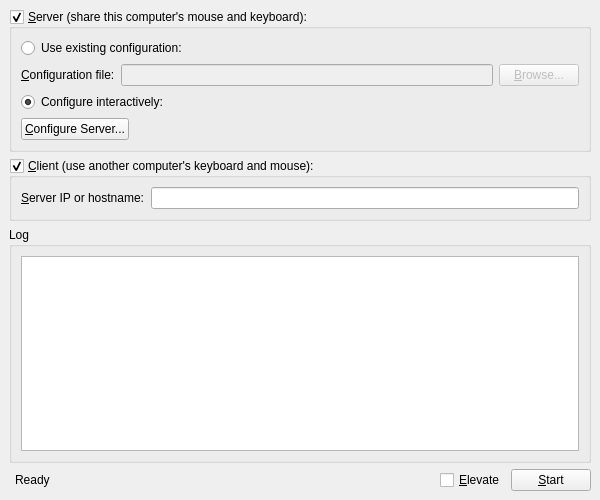
<?xml version="1.0" encoding="UTF-8"?>
<ui version="4.0">
 <class>MainWindowBase</class>
 <widget class="QMainWindow" name="MainWindowBase">
  <property name="geometry">
   <rect>
    <x>0</x>
    <y>0</y>
    <width>600</width>
    <height>500</height>
   </rect>
  </property>
  <property name="sizePolicy">
   <sizepolicy hsizetype="Fixed" vsizetype="Fixed">
    <horstretch>0</horstretch>
    <verstretch>0</verstretch>
   </sizepolicy>
  </property>
  <property name="minimumSize">
   <size>
    <width>500</width>
    <height>400</height>
   </size>
  </property>
  <property name="windowTitle">
   <string>Synergy</string>
  </property>
  <widget class="QWidget" name="centralwidget">
   <layout class="QGridLayout">
    <item row="6" column="7">
     <widget class="QPushButton" name="m_pButtonToggleStart">
      <property name="text">
       <string>&amp;Start</string>
      </property>
     </widget>
    </item>
    <item row="1" column="0" colspan="8">
     <widget class="QGroupBox" name="m_pGroupServer">
      <property name="sizePolicy">
       <sizepolicy hsizetype="Preferred" vsizetype="Fixed">
        <horstretch>0</horstretch>
        <verstretch>0</verstretch>
       </sizepolicy>
      </property>
      <property name="title">
       <string>&amp;Server (share this computer's mouse and keyboard):</string>
      </property>
      <property name="checkable">
       <bool>true</bool>
      </property>
      <property name="checked">
       <bool>true</bool>
      </property>
      <layout class="QVBoxLayout">
       <item>
        <widget class="QRadioButton" name="m_pRadioExternalConfig">
         <property name="text">
          <string>Use existing configuration:</string>
         </property>
        </widget>
       </item>
       <item>
        <layout class="QHBoxLayout">
         <item>
          <widget class="QLabel" name="m_pLabelConfigurationFile">
           <property name="text">
            <string>&amp;Configuration file:</string>
           </property>
           <property name="buddy">
            <cstring>m_pLineEditConfigFile</cstring>
           </property>
          </widget>
         </item>
         <item>
          <widget class="QLineEdit" name="m_pLineEditConfigFile">
           <property name="enabled">
            <bool>false</bool>
           </property>
          </widget>
         </item>
         <item>
          <widget class="QPushButton" name="m_pButtonBrowseConfigFile">
           <property name="enabled">
            <bool>false</bool>
           </property>
           <property name="text">
            <string>&amp;Browse...</string>
           </property>
          </widget>
         </item>
        </layout>
       </item>
       <item>
        <widget class="QRadioButton" name="m_pRadioInternalConfig">
         <property name="text">
          <string>Configure interactively:</string>
         </property>
         <property name="checked">
          <bool>true</bool>
         </property>
        </widget>
       </item>
       <item>
        <layout class="QHBoxLayout">
         <item>
          <widget class="QPushButton" name="m_pButtonConfigureServer">
           <property name="text">
            <string>&amp;Configure Server...</string>
           </property>
          </widget>
         </item>
         <item>
          <spacer>
           <property name="orientation">
            <enum>Qt::Horizontal</enum>
           </property>
           <property name="sizeHint" stdset="0">
            <size>
             <width>40</width>
             <height>20</height>
            </size>
           </property>
          </spacer>
         </item>
        </layout>
       </item>
      </layout>
     </widget>
    </item>
    <item row="2" column="0" colspan="8">
     <widget class="QGroupBox" name="m_pGroupClient">
      <property name="sizePolicy">
       <sizepolicy hsizetype="Preferred" vsizetype="Fixed">
        <horstretch>0</horstretch>
        <verstretch>0</verstretch>
       </sizepolicy>
      </property>
      <property name="title">
       <string>&amp;Client (use another computer's keyboard and mouse):</string>
      </property>
      <property name="checkable">
       <bool>true</bool>
      </property>
      <property name="checked">
       <bool>true</bool>
      </property>
      <layout class="QGridLayout">
       <item row="0" column="0">
        <widget class="QLabel" name="m_pLabelServerName">
         <property name="text">
          <string>&amp;Server IP or hostname:</string>
         </property>
         <property name="buddy">
          <cstring>m_pLineEditHostname</cstring>
         </property>
        </widget>
       </item>
       <item row="0" column="1">
        <widget class="QLineEdit" name="m_pLineEditHostname"/>
       </item>
      </layout>
     </widget>
    </item>
    <item row="6" column="1">
     <widget class="QLabel" name="m_pStatusLabel">
      <property name="text">
       <string>Ready</string>
      </property>
     </widget>
    </item>
    <item row="3" column="0" colspan="8">
     <widget class="QGroupBox" name="m_pGroupLog">
      <property name="title">
       <string>Log</string>
      </property>
      <layout class="QVBoxLayout" name="verticalLayout">
       <item>
        <widget class="QTextEdit" name="m_pLogOutput">
         <property name="sizePolicy">
          <sizepolicy hsizetype="Expanding" vsizetype="Expanding">
           <horstretch>0</horstretch>
           <verstretch>0</verstretch>
          </sizepolicy>
         </property>
         <property name="font">
          <font>
           <family>Courier</family>
          </font>
         </property>
         <property name="autoFillBackground">
          <bool>false</bool>
         </property>
         <property name="undoRedoEnabled">
          <bool>false</bool>
         </property>
         <property name="lineWrapMode">
          <enum>QTextEdit::NoWrap</enum>
         </property>
         <property name="readOnly">
          <bool>true</bool>
         </property>
        </widget>
       </item>
      </layout>
     </widget>
    </item>
    <item row="6" column="5">
     <spacer>
      <property name="orientation">
       <enum>Qt::Horizontal</enum>
      </property>
      <property name="sizeHint" stdset="0">
       <size>
        <width>40</width>
        <height>20</height>
       </size>
      </property>
     </spacer>
    </item>
    <item row="6" column="2">
     <widget class="QLabel" name="m_pUpdateIcon">
      <property name="text">
       <string/>
      </property>
      <property name="pixmap">
       <pixmap>:/res/icons/16x16/warning.png</pixmap>
      </property>
     </widget>
    </item>
    <item row="6" column="3">
     <widget class="QLabel" name="m_pUpdateLabel">
      <property name="text">
       <string/>
      </property>
      <property name="openExternalLinks">
       <bool>true</bool>
      </property>
     </widget>
    </item>
    <item row="6" column="6">
     <widget class="QCheckBox" name="m_pElevateCheckBox">
      <property name="text">
       <string>&amp;Elevate</string>
      </property>
     </widget>
    </item>
   </layout>
  </widget>
  <action name="m_pActionAbout">
   <property name="text">
    <string>&amp;About Synergy...</string>
   </property>
  </action>
  <action name="m_pActionQuit">
   <property name="text">
    <string>&amp;Quit</string>
   </property>
   <property name="statusTip">
    <string>Quit</string>
   </property>
   <property name="shortcut">
    <string>Ctrl+Q</string>
   </property>
  </action>
  <action name="m_pActionStartSynergy">
   <property name="text">
    <string>&amp;Start</string>
   </property>
   <property name="statusTip">
    <string>Run</string>
   </property>
   <property name="shortcut">
    <string>Ctrl+S</string>
   </property>
  </action>
  <action name="m_pActionStopSynergy">
   <property name="enabled">
    <bool>false</bool>
   </property>
   <property name="text">
    <string>S&amp;top</string>
   </property>
   <property name="statusTip">
    <string>Stop</string>
   </property>
   <property name="shortcut">
    <string>Ctrl+T</string>
   </property>
  </action>
  <action name="actionShowStatus">
   <property name="text">
    <string>S&amp;how Status</string>
   </property>
   <property name="shortcut">
    <string>Ctrl+H</string>
   </property>
  </action>
  <action name="m_pActionMinimize">
   <property name="text">
    <string>&amp;Minimize</string>
   </property>
  </action>
  <action name="m_pActionRestore">
   <property name="text">
    <string>&amp;Restore</string>
   </property>
  </action>
  <action name="m_pActionSave">
   <property name="text">
    <string>Save configuration &amp;as...</string>
   </property>
   <property name="statusTip">
    <string>Save the interactively generated server configuration to a file.</string>
   </property>
   <property name="shortcut">
    <string>Ctrl+Alt+S</string>
   </property>
  </action>
  <action name="m_pActionSettings">
   <property name="text">
    <string>Settings</string>
   </property>
   <property name="statusTip">
    <string>Edit settings</string>
   </property>
  </action>
  <action name="m_pActionWizard">
   <property name="text">
    <string>Run Wizard</string>
   </property>
  </action>
 </widget>
 <resources/>
 <connections>
  <connection>
   <sender>m_pButtonToggleStart</sender>
   <signal>clicked()</signal>
   <receiver>m_pActionStartSynergy</receiver>
   <slot>trigger()</slot>
   <hints>
    <hint type="sourcelabel">
     <x>361</x>
     <y>404</y>
    </hint>
    <hint type="destinationlabel">
     <x>-1</x>
     <y>-1</y>
    </hint>
   </hints>
  </connection>
  <connection>
   <sender>m_pRadioExternalConfig</sender>
   <signal>toggled(bool)</signal>
   <receiver>m_pLineEditConfigFile</receiver>
   <slot>setEnabled(bool)</slot>
   <hints>
    <hint type="sourcelabel">
     <x>156</x>
     <y>179</y>
    </hint>
    <hint type="destinationlabel">
     <x>169</x>
     <y>209</y>
    </hint>
   </hints>
  </connection>
  <connection>
   <sender>m_pRadioExternalConfig</sender>
   <signal>toggled(bool)</signal>
   <receiver>m_pButtonBrowseConfigFile</receiver>
   <slot>setEnabled(bool)</slot>
   <hints>
    <hint type="sourcelabel">
     <x>353</x>
     <y>182</y>
    </hint>
    <hint type="destinationlabel">
     <x>356</x>
     <y>211</y>
    </hint>
   </hints>
  </connection>
  <connection>
   <sender>m_pRadioInternalConfig</sender>
   <signal>toggled(bool)</signal>
   <receiver>m_pButtonConfigureServer</receiver>
   <slot>setEnabled(bool)</slot>
   <hints>
    <hint type="sourcelabel">
     <x>204</x>
     <y>244</y>
    </hint>
    <hint type="destinationlabel">
     <x>212</x>
     <y>274</y>
    </hint>
   </hints>
  </connection>
 </connections>
</ui>
